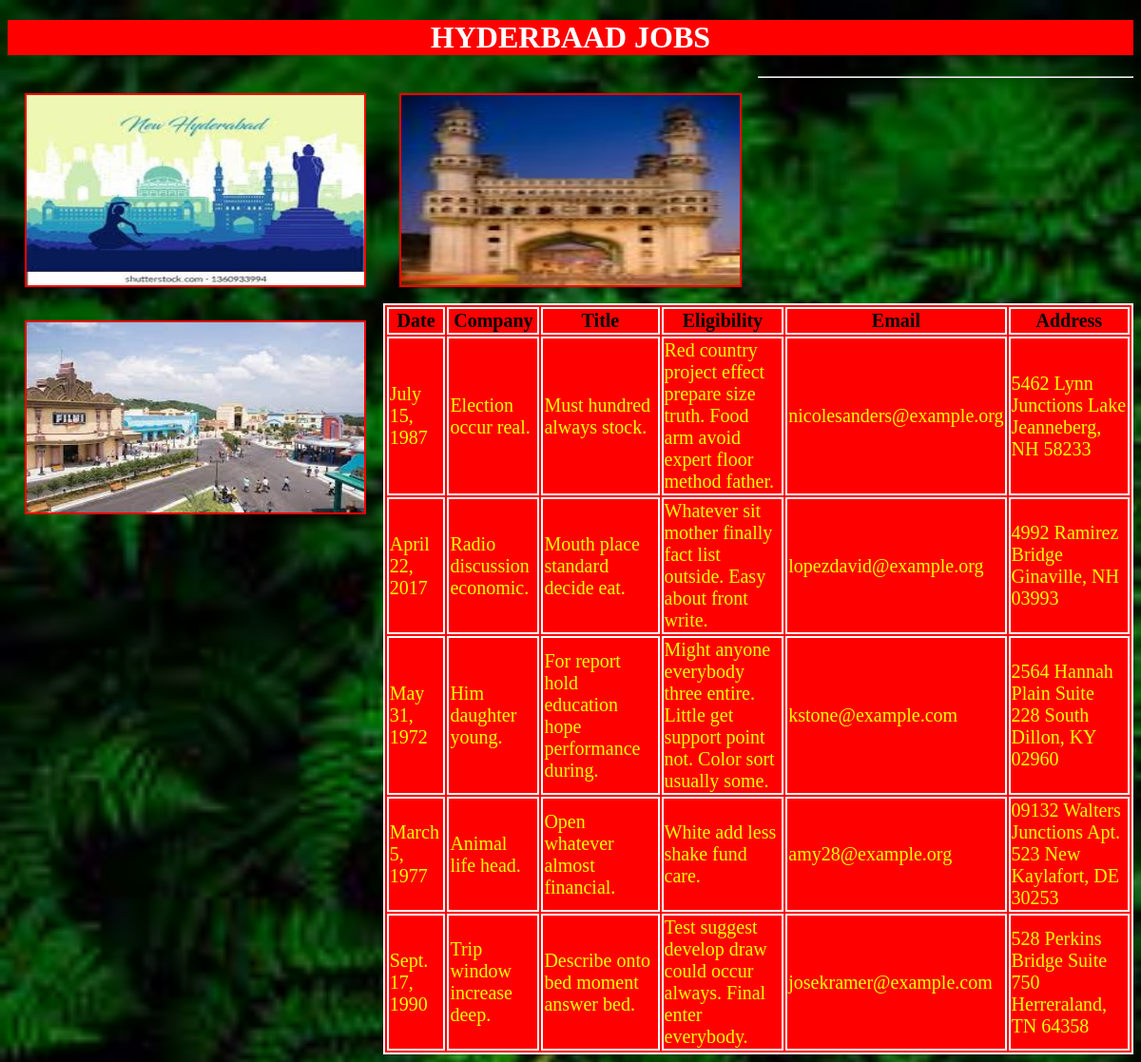
Screenshot of /hydjobsinfo with the database file from the repository.
### testapp/models.py (models this page shows)
class HydJobs(models.Model):
    date=models.DateField()
    company=models.CharField(max_length=30)
    title=models.CharField(max_length=100)
    eligibility=models.CharField(max_length=100)
    address=models.CharField(max_length=100)
    email=models.EmailField()

### testapp/views.py (the view)
# urls.py: path('hydjobsinfo',views.hydjobs_view)
def hydjobs_view(request):
    jobs_list=HydJobs.objects.all()
    my_dict={'jobs_list':jobs_list}
    return render(request,'testapp/hydjobs.html',my_dict)

### templates/testapp/hydjobs.html (shortened to what this page needs)
<!DOCTYPE html>
{% load static %}
<html lang="en">
<head>
    <link rel="stylesheet" href="{% static "css/jobs.css" %}">
    <link rel="stylesheet" href="{% static "css/a.css" %}">
</head>
<body>
    <h1>HYDERBAAD JOBS</h1>
    <img src="{% static "images/b.jpg" %}" alt="">
    <img src="{% static "images/c.jpg" %}" alt="">
    <img src="{% static "images/d.jpg" %}" alt="">
    <hr>
    {% if jobs_list %}
    <table>
        <thead>
            <th>Date</th>
            <th>Company</th>
            <th>Title</th>
            <th>Eligibility</th>
            <th>Email</th>
            <th>Address</th>
        </thead>
        {% for job in jobs_list %}
        <tr>
            <td>{{job.date}}</td>
            <td>{{job.company}}</td>
            <td>{{job.title}}</td>
            <td>{{job.eligibility}}</td>
            <td>{{job.email}}</td>
            <td>{{job.address}}</td>
        </tr>
        {% endfor %}
    </table>
    {% else%}
    <p id='special'>No jobs found in Hyderabad</p>
    {% endif %}
</body>
</html>

### static/css/jobs.css (style rules this page uses)
h1 { color:white; text-align: center; background: red; }
tr { color:white; }
img { height: 200px; width:30%; margin: 1.5%; float: left; border: 2px solid red; color: aliceblue; }
body { background-repeat: no-repeat; background-size: cover; }

### static/css/a.css (style rules this page uses)
table,thead,td { color:yellow; border:2px solid white; font-size: 20px; margin: auto; background: red; }
th { color:black; border:2px solid white; font-size: 20px; margin: auto; background: red; }

### rows the page displays
HydJobs: date "July 15, 1987", company "Election occur real.", title "Must hundred always stock.", eligibility "Red country project effect prepare size truth. Food arm avoid expert floor method father.", email "nicolesanders@example.org", address "5462 Lynn Junctions Lake Jeanneberg, NH 58233"
HydJobs: date "April 22, 2017", company "Radio discussion economic.", title "Mouth place standard decide eat.", eligibility "Whatever sit mother finally fact list outside. Easy about front write.", email "lopezdavid@example.org", address "4992 Ramirez Bridge Ginaville, NH 03993"
HydJobs: date "May 31, 1972", company "Him daughter young.", title "For report hold education hope performance during.", eligibility "Might anyone everybody three entire. Little get support point not. Color sort usually some.", email "kstone@example.com", address "2564 Hannah Plain Suite 228 South Dillon, KY 02960"
HydJobs: date "March 5, 1977", company "Animal life head.", title "Open whatever almost financial.", eligibility "White add less shake fund care.", email "amy28@example.org", address "09132 Walters Junctions Apt. 523 New Kaylafort, DE 30253"
HydJobs: date "Sept. 17, 1990", company "Trip window increase deep.", title "Describe onto bed moment answer bed.", eligibility "Test suggest develop draw could occur always. Final enter everybody.", email "josekramer@example.com", address "528 Perkins Bridge Suite 750 Herreraland, TN 64358"
